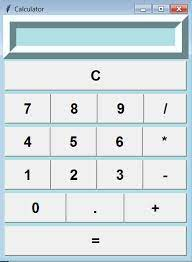
#> input picture TASK1 Calc/img/calc.jfif, 192 x 262 px, given in place of the camera
$ python colordetection.py
#> lines starting #> are read from the running program, lines starting #| are printed output that depends on the picture; after the words box and inside, x2 and y2 are one past the last pixel; in counts of white or black regions, pixels touching at a corner belong together
import cv2
import numpy as np

cap= cv2.VideoCapture(0)

while True:
    _,frame = cap.read()
#> frame is the input picture: shape (262, 192, 3); mean B, G, R 226.6, 223, 211.9
    hsv_frame=cv2.cvtColor(frame,cv2.COLOR_BGR2HSV)
#> hsv_frame: shape (262, 192, 3); mean H, S, V 77.1, 21, 227.7
    #Red color

    lower_red=np.array([161,155,84])
    higher_red=np.array([179,255,255])
    red_mask =cv2.inRange(hsv_frame,lower_red,higher_red)
#> red_mask: shape (262, 192); every value is 0
    red=cv2.bitwise_and(frame,frame,mask=red_mask)
#> red: shape (262, 192, 3); every value is 0
    #blue color

    lower_blue=np.array([94,80,21])
    high_blue=np.array([126,255,255])
    blue_mask=cv2.inRange(hsv_frame,lower_blue, high_blue)
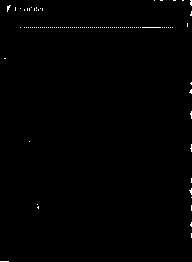
#> blue_mask: shape (262, 192); 0.48% white in thin lines or dots
    blue = cv2.bitwise_and(frame, frame, mask=blue_mask)

    #green color

    lower_green= np.array([25, 52, 72])
    high_green = np.array([102,255 , 255])
    green_mask = cv2.inRange(hsv_frame, lower_green, high_green)
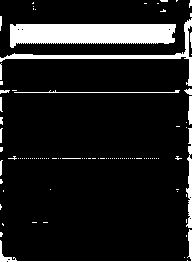
#> green_mask: shape (262, 192); 11.5% white; 100 white regions (85 under 20 px), largest, box (x1, y1, x2, y2) and area: (10, 24, 176, 48) 3216, (0, 18, 192, 86) 1043, (0, 229, 192, 262) 384
    green = cv2.bitwise_and(frame, frame, mask=green_mask)
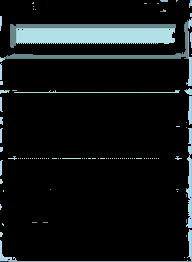
#> green: shape (262, 192, 3); mean B, G, R 23, 22.2, 17.5

    cv2.imshow("Frame",frame)  #for showing all we have used imshow
    cv2.imshow("Red mask", red)
    cv2.imshow("blue mask", blue)
    cv2.imshow("green mask", green)

    key=cv2.waitKey(1)
#> (key Esc is pressed here)
    if key == 27:
        break
